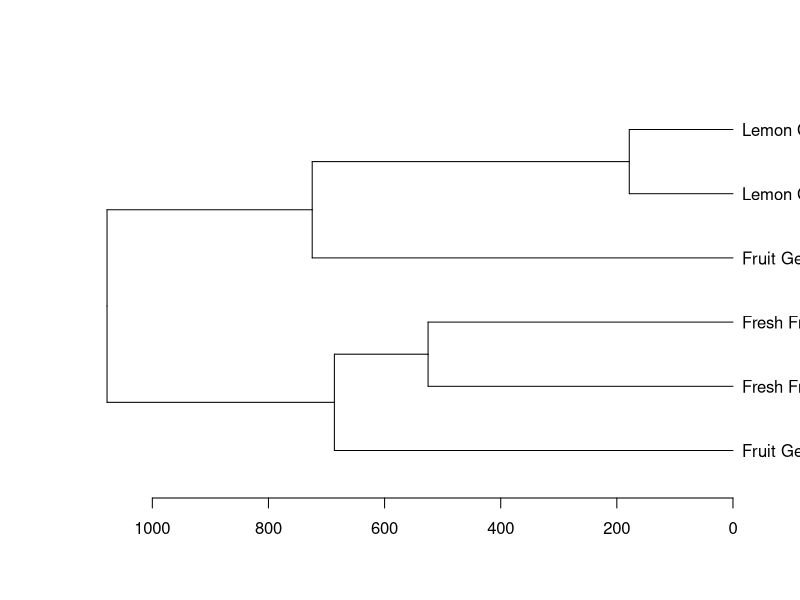
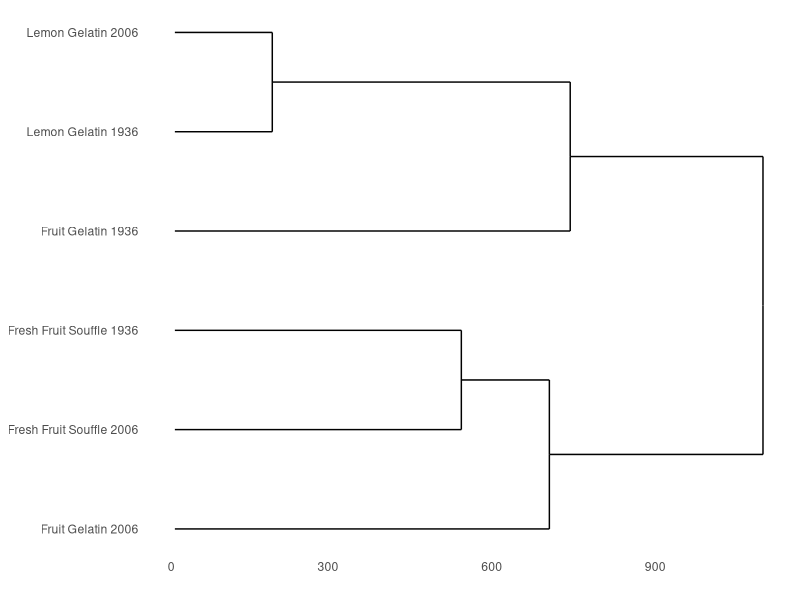

R code for these plots, in order: (Note: this script raises an error after producing the figures.)
## ---- chunk 1
knitr::opts_chunk$set(echo = TRUE)
## ---- chunk 2
Recipes <- data.frame(
  Amount = c(1, 5, 0.5,
             1.5, 4, 4/16, 1/16,
             2, 1, 2, 1, 1/16, 1, 2,
             2.25/3, 3/16, 2, 1.5,
             1.5, 0.75, 0.5, 2.25,
             2.25/3, 0.75, 0.33, 3/16 + 1.33),
  Measure = c('cup, halves','large','cup',
              'cup, halves','large','cup','cup',
              'cup','envelope (1 tbsp)','cup, halves','medium (7" to 7-7/8" long)','cup','cup','cup',
              'envelope (1 tbsp)','cup','cup','cup slices',
              'envelope (1 tbsp)','cup','cup','cup',
              'envelope (1 tbsp)','cup','cup','cup'
              ),
  NDB_No = c(9034, 1124, 19335,
             9022,1123,19335, 9152,
             19335, 19177, 9357, 9040, 9152, 9206, 14555,
             19177,14555,9016,9004,
             19177, 19335, 9152, 14555,
             19177, 19335, 9152, 14555),
  Recipe = c(rep('Fresh Fruit Souffle',3),
             rep('Fresh Fruit Souffle',4),
             rep('Fruit Gelatin',7),
             rep('Fruit Gelatin',4),
             rep('Lemon Gelatin',4),
             rep('Lemon Gelatin',4)),
  Year = c(rep(1936,3),
           rep(2006,4),
           rep(1936,7),
           rep(2006,4),
           rep(1936,4),
           rep(2006,4)),
  MaxServings=c(rep(6,3),
           rep(4,4),
           rep(12,7),
           rep(4,4),
           rep(4,4),
           rep(4,4))
)
## ---- chunk 3
WEIGHT <- read.table("../MarkdownRecipes/WEIGHT.txt",header=FALSE,sep="^",quote="~")
names(WEIGHT) <- c("NDB_No","Seq","Amount","Msre_Desc","Gm_Wgt","Num_Data_Pts","Std_Dev")
head(WEIGHT)
FOOD_DES <- read.table("../MarkdownRecipes/FOOD_DES.txt",header=FALSE,sep="^",quote="~")
names(FOOD_DES) <- c("NDB_No","FdGrp_Cd","Long_Desc","Shrt_Desc",
"ComName","ManufacName","Survey","Ref_desc","Refuse","SciName",
"N_Factor","Pro_Factor","Fat_Factor","CHO_Factor")
## ---- chunk 4
MergedRecipes <- merge(x=Recipes,y=WEIGHT,
      #we want all the recipe values, but not all of the weight
      all.x=TRUE,
      by.x=c('NDB_No','Measure'),
      #only the column for measure differs
      by.y=c('NDB_No','Msre_Desc'))
MergedRecipes[is.na(MergedRecipes$Gm_Wgt)]
MergedRecipes$Grams <- MergedRecipes$Amount.x*MergedRecipes$Gm_Wgt
## ---- chunk 5
RecipeClusters <- reshape(MergedRecipes[c("Recipe","Year","Grams","NDB_No")],
                     idvar=c("Recipe","Year"),
                     direction="wide",
                     v.names="Grams",
                     timevar="NDB_No")
## ---- chunk 6
row.names(RecipeClusters) <- paste(as.character(RecipeClusters$Recipe),as.character(RecipeClusters$Year))
## ---- chunk 7
RecipeClusters <- RecipeClusters[,-c(1,2)]
for(i in 1:dim(RecipeClusters)[1]) {
  for(j in 1:dim(RecipeClusters)[2]) {
    if(is.na(RecipeClusters[i,j])) RecipeClusters[i,j] <- 0
  }
}
RecipeClusters
## ---- chunk 8
RecipeClusters[1,] - RecipeClusters[2,]
RecipeClusters[1,] - RecipeClusters[3,]
RecipeClusters[2,] - RecipeClusters[3,]
## ---- chunk 9
row.names(RecipeClusters)[1:3]
sqrt(sum((RecipeClusters[1,] - RecipeClusters[2,])^2))
sqrt(sum((RecipeClusters[1,] - RecipeClusters[3,])^2))
sqrt(sum((RecipeClusters[2,] - RecipeClusters[3,])^2))
## ---- chunk 10
print(RecipeClusters <- dist(RecipeClusters, method="euclidean"))
## ---- chunk 11
print(RecipeClusters.hclust <- hclust(RecipeClusters,method="ward.D"))
## ---- chunk 12
plot(as.dendrogram(RecipeClusters.hclust),horiz = TRUE)
## ---- chunk 13
library(ggdendro)
ggdendrogram(RecipeClusters.hclust,rotate=TRUE)
## ---- chunk 14
MergedRecipes <- merge(x=MergedRecipes,y=FOOD_DES,
      #we want all the recipe values, but not all of the weight
      all.x=TRUE,
      by=c('NDB_No'))
## ---- chunk 15
MergedRecipes$FatCalories <-MergedRecipes$Grams*MergedRecipes$Fat_Factor
MergedRecipes$ProCalories <-MergedRecipes$Grams*MergedRecipes$Pro_Factor
MergedRecipes$CHOCalories <-MergedRecipes$Grams*MergedRecipes$CHO_Factor
## ---- chunk 16
RecipePCA <- aggregate(formula=cbind(FatCalories, ProCalories, CHOCalories) ~ Recipe + Year,data=MergedRecipes,FUN=sum,na.rm=TRUE)
RecipePCA$Year <- as.factor(RecipePCA$Year)
RecipePCA
## ---- chunk 17
RecipePCA.prcomp = prcomp(RecipePCA[,-c(1,2)])
RecipePCA.princomp <- princomp(~ FatCalories + ProCalories + CHOCalories,
                   data = RecipePCA,cor=TRUE)
## ---- chunk 18
summary(RecipePCA.prcomp)
## ---- chunk 19
biplot(RecipePCA.prcomp)
## ---- chunk 20
library(ggfortify)
autoplot(RecipePCA.prcomp, data = RecipePCA, colour = 'Recipe', shape='Year', loadings.colour = 'black', loadings.label = TRUE, loadings.label.size = 3)
## ---- chunk 21
MultivariateMANOVA <- manova(cbind(FatCalories, ProCalories, CHOCalories) ~ Year,data=RecipePCA)
summary(MultivariateMANOVA)
summary.aov(MultivariateMANOVA)
